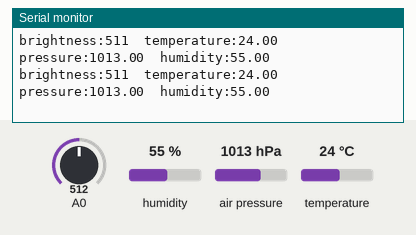
A sketch run on a simulated Arduino Uno, built with avr-gcc and run on an emulated ATmega328P. Shown: the last lines printed to the serial monitor. The inputs (shaded band) are chosen by the test bench; at power-on: humidity 55 %, A0 = 512, air pressure 1013 hPa, temperature 24 °C.

Above: at 1.8 s.
1.9 s: humidity set to 22 %
At 2.8 s:
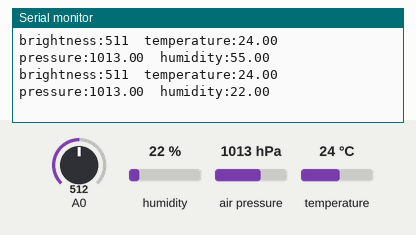
3.4 s: A0 set to 716
At 4.7 s:
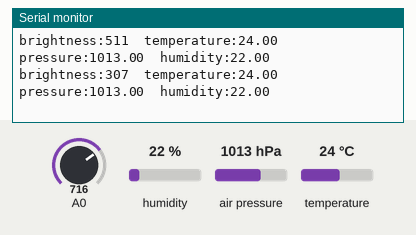
4.9 s: air pressure set to 952 hPa
At 5.8 s:
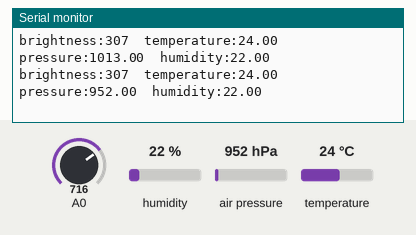
6.4 s: temperature set to 12 °C
At 7.7 s:
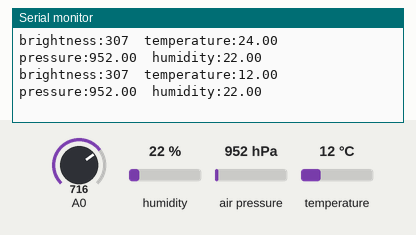
7.9 s: A0 set to 992
At 8.9 s:
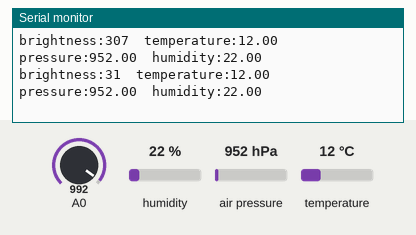
Timing chart, 0 to 10.4 s (numbered marks = the images above; inputs shaded):
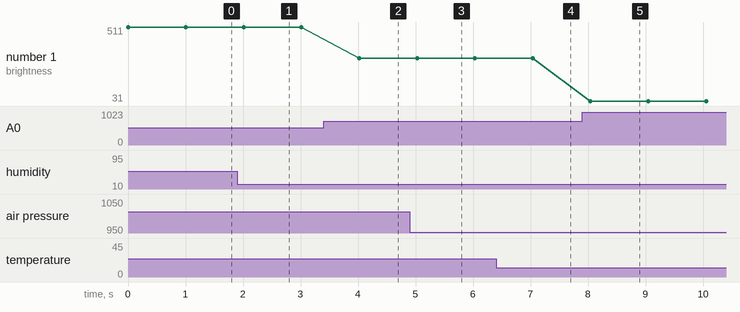

Measured:
- after the input at 1.9 s, the serial monitor: prints a new line after 0.11 s (image 1)
- after the input at 3.4 s, the serial monitor: prints a new line after 0.62 s (image 2)
- after the input at 4.9 s, the serial monitor: prints a new line after 0.13 s (image 3)
- after the input at 6.4 s, the serial monitor: prints a new line after 0.64 s (image 4)
- after the input at 7.9 s, the serial monitor: prints a new line after 0.14 s (image 5)
- plotted number 1: 511 → 307 after the input at 3.4 s, 307 → 31 after the input at 7.9 s

The sketch:

arduino-sensors.ino
```cpp
#include <Wire.h>
#include <Adafruit_Sensor.h>
#include <Adafruit_BME280.h>
// #define SEA_LEVEL_PRESSURE_HPA (1013.25)

Adafruit_BME280 bme;

void setup() {
  Serial.begin(9600);
  if (!bme.begin(0x76)) {
    Serial.println("Could not find a valid BME280 sensor, check wiring!");
    while (1);
  }
}
void loop() {
  // Brightness (resistor)
  // @see https://www.storange.jp/2012/03/arduinocds.html
  Serial.print("brightness:");
  Serial.print(1023 - analogRead(0));
  Serial.print("\t");

  // Temperature ˚C
  Serial.print("temperature:");
  Serial.print(bme.readTemperature());
  Serial.print("\t");

  // Pressure hPa
  Serial.print("pressure:");
  Serial.print(bme.readPressure() / 100.0F);
  Serial.print("\t");

  // Humidity %
  Serial.print("humidity:");
  Serial.print(bme.readHumidity());

  Serial.println();
  delay(1000);
}
```
